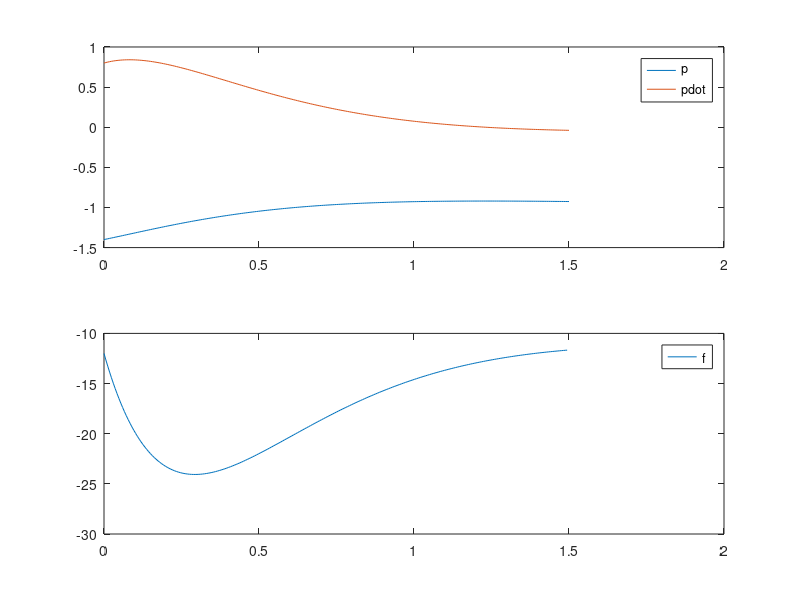

This figure's MATLAB source:
function startercode223257
[T,X,U,XFORDISPLAY] = RunSimulation;
PlotResults(T,X,U);
p = mat2str(XFORDISPLAY(1),8)
pdot = mat2str(XFORDISPLAY(2),8)
end

function [actuators,data] = initControlSystem(sensors,references,parameters,data)
%%%%%%%%%%%%%%%%%%
% MODIFY
data.A = [0, 1; -10/7, 4/7];
data.B = [0; 1/7];
data.C = [0, 1];
data.xhat = [0;0];
data.u = 0;

pcon = [-3, -1.5];
pobs = [-3, -1.5];

data.K = acker(data.A, data.B, pcon);
data.L = acker(data.A', data.C', pobs)';
%
%%%%%%%%%%%%%%%%%%
[actuators,data] = runControlSystem(sensors,references,parameters,data);
end

function [actuators,data] = runControlSystem(sensors,references,parameters,data)
%%%%%%%%%%%%%%%%%%
% MODIFY
pE = -1;
fE = 10*pE - 2;
u = -data.K*data.xhat;
y = sensors.pdot;
data.xhat = data.xhat + (data.A*data.xhat + data.B*u - data.L*(data.C*data.xhat - y)) * parameters.tStep;
actuators.f = u + fE;
%
%%%%%%%%%%%%%%%%%%
end

function [T,X,U,XFORDISPLAY] = RunSimulation
[t,x,tStep,nSteps,nStepsForDisplay] = InitSimulation;
T = t;
X = x;
U = [];
controller.init = @initControlSystem;
controller.run = @runControlSystem;
controller.sensors = GetSensors(t,x);
controller.references = struct;
controller.parameters = struct('tStep',tStep);
controller.data = struct;
[controller.actuators,controller.data] = ...
    controller.init(controller.sensors, ...
                    controller.references, ...
                    controller.parameters, ...
                    controller.data);
for iStep = 1:nSteps
    u = GetInput(controller.actuators);
    [t,x] = ode45(@(t,x) GetXDot(t,x,u),[t t+tStep],x);
    t = t(end);
    x = x(end,:)';
    controller.sensors = GetSensors(t,x);
    [controller.actuators,controller.data] = ...
    controller.run(controller.sensors, ...
                    controller.references, ...
                    controller.parameters, ...
                    controller.data);
    T = [T t];
    X = [X x];
    U = [U u];
    if iStep==nStepsForDisplay
        XFORDISPLAY = x;
    end
end
end

function [t,x,tStep,nSteps,nStepsForDisplay] = InitSimulation
t = 0;
x = [-1.40; 0.80];
tStep = 0.006;
nStepsForDisplay = 25;
nSteps = 250;
end

function u = GetInput(actuators)
u = actuators.f;
end

function sensors = GetSensors(t,x)
sensors.t = t;
sensors.pdot = x(2);
end

function xdot = GetXDot(t,x,u)
xdot = [x(2); (1/7)*(-(-4*x(2)+10*x(1)+-2)+u(1))];
end

function PlotResults(T,X,U)
clf;
subplot(2,1,1);
plot(T,X);
legend('p','pdot');
subplot(2,1,2);
plot(T(1:end-1),U);
legend('f');
end
